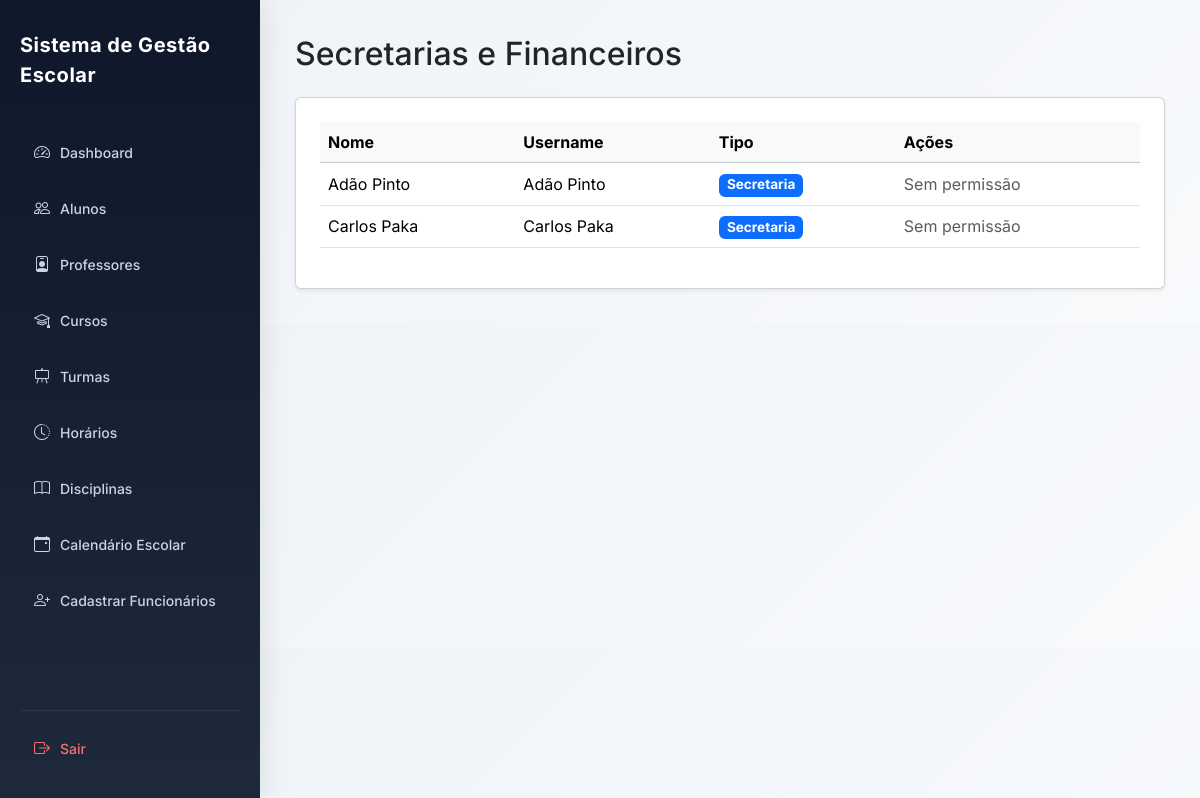
The page /secretarias/ (signed in) on the database as committed earlier.
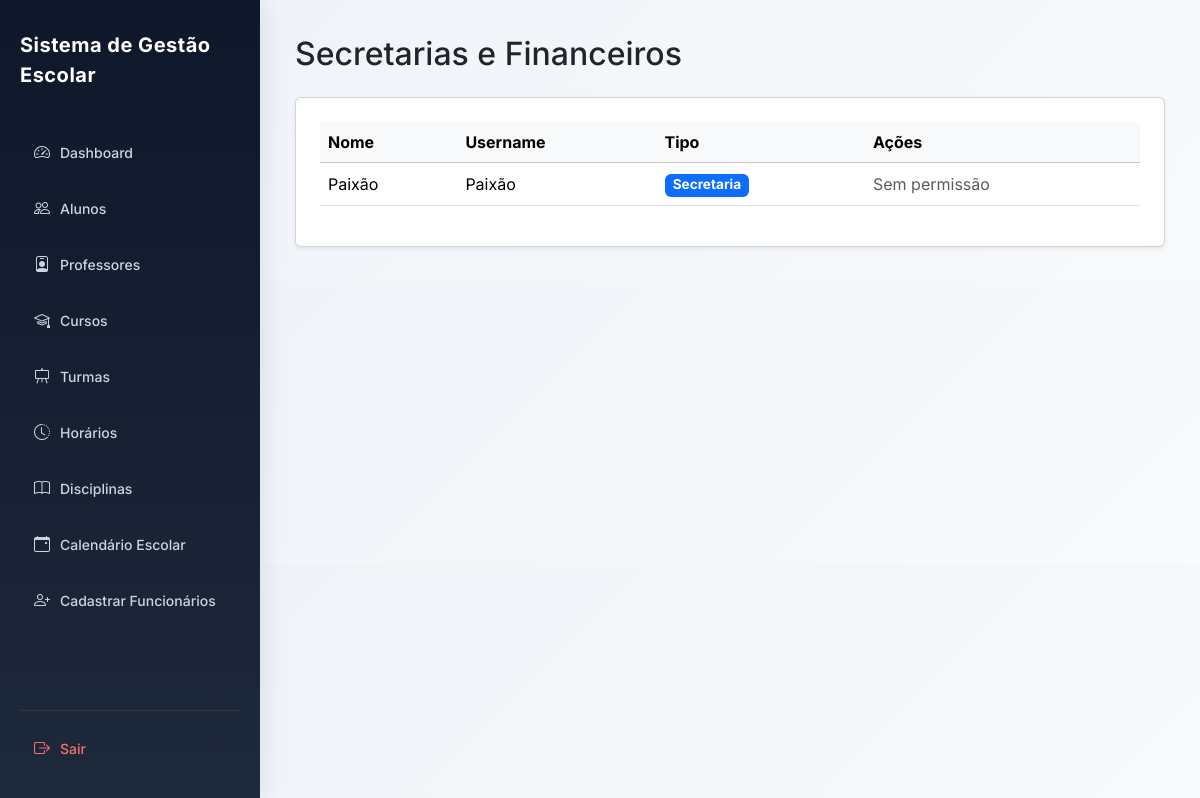
The same page on the database as committed later.
### users/models.py (models this page shows, shortened)
class User(AbstractUser):
    ROLE_CHOICES = (
        ('SUPERADMIN', 'Super Admin'),
        ('DIRETOR', 'Diretor'),
        ('PROFESSOR', 'Professor'),
        ('ALUNO', 'Aluno'),
        ('FINANCEIRO', 'Financeiro'),
        ('SECRETARIA', 'Secretaria'),
    )
    role = models.CharField(
        max_length=20,
        choices=ROLE_CHOICES,
        default='ALUNO'
    )
    ativo = models.BooleanField(default=True)
    escola = models.ForeignKey(
        'academic.Escola',
        on_delete=models.CASCADE,
        null=True,
        blank=True,
        related_name="usuarios"
    )
    criado_em = models.DateTimeField(auto_now_add=True)
    tentativas_login = models.PositiveIntegerField(
        default=0
    )
    bloqueado_ate = models.DateTimeField(
        null=True,
        blank=True
    )
    objects = UserManager()

### core/views.py (the view)
# urls.py: path('secretarias/', views.lista_secretarias, name='lista_secretarias'),
@login_required
def lista_secretarias(request):
    secretarias = User.objects.filter(role__in=['SECRETARIA', 'FINANCEIRO'])
    return render(request, 'lista_secretarias.html', {
        'secretarias': secretarias
    })

### core/templates/lista_secretarias.html (shortened to what this page needs)
{% extends "base.html" %}
{% block content %}
<h2 class="mb-4">Secretarias e Financeiros</h2>
<div class="card shadow-sm p-4">
    <div class="table-responsive">
        <table class="table table-hover align-middle">
            <thead class="table-light">
                <tr>
                    <th>Nome</th>
                    <th>Username</th>
                    <th>Tipo</th>
                    <th>Ações</th>
                </tr>
            </thead>
            <tbody>
                {% for user in secretarias %}
                <tr>
                    <td>{{ user.get_full_name }}</td>
                    <td>{{ user.username }}</td>
                    <td>
                        {% if user.role == 'SECRETARIA' %}
                            <span class="badge bg-primary">Secretaria</span>
                        {% elif user.role == 'FINANCEIRO' %}
                            <span class="badge bg-success">Financeiro</span>
                        {% else %}
                            <span class="badge bg-secondary">{{ user.get_role_display }}</span>
                        {% endif %}
                    </td>
                    <td>
                        {% if request.user.role == "DIRETOR" %}
                        <form method="POST" action="{% url 'eliminar_secretaria' user.id %}" style="display:inline;">
                            {% csrf_token %}
                            <button type="submit" class="btn btn-danger btn-sm"
                                    onclick="return confirm('Tem certeza que deseja eliminar {{ user.get_full_name }}?')">
                                <i class="bi bi-trash"></i> Eliminar
                            </button>
                        </form>
                        {% else %}
                        <span class="text-muted">Sem permissão</span>
                        {% endif %}
                    </td>
                </tr>
                {% empty %}
                <tr>
                    <td colspan="4" class="text-center text-muted py-4">
                        Nenhum utilizador encontrado.
                    </td>
                </tr>
                {% endfor %}
            </tbody>
        </table>
    </div>
</div>
{% endblock %}

Rows that differ between the two databases and show on the page:
removed User: get_full_name "Adão Pinto", username "Adão Pinto", role "Secretaria"
removed User: get_full_name "Carlos Paka", username "Carlos Paka", role "Secretaria"
added User: get_full_name "Paixão", username "Paixão", role "Secretaria"
